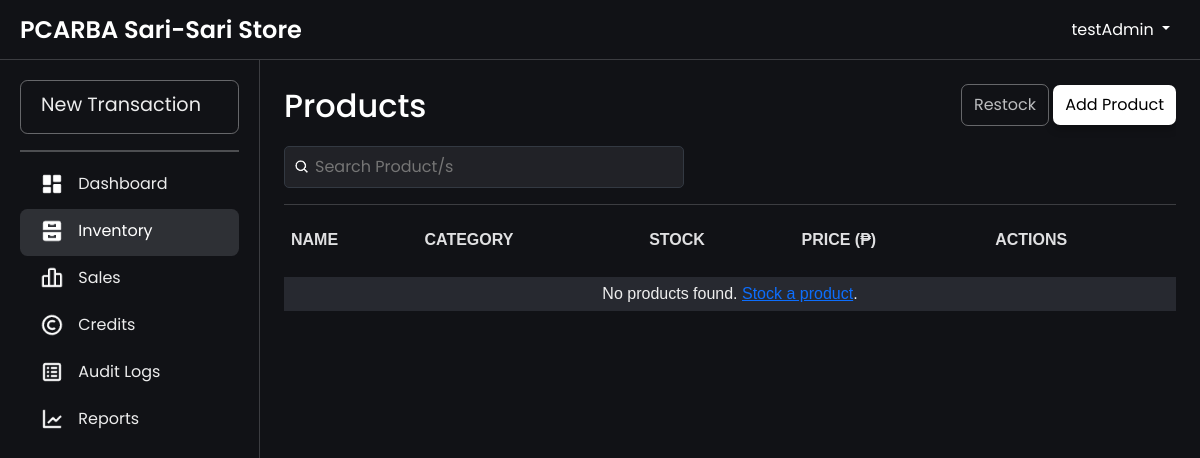
The app's page /inventory.php (signed in), older data.
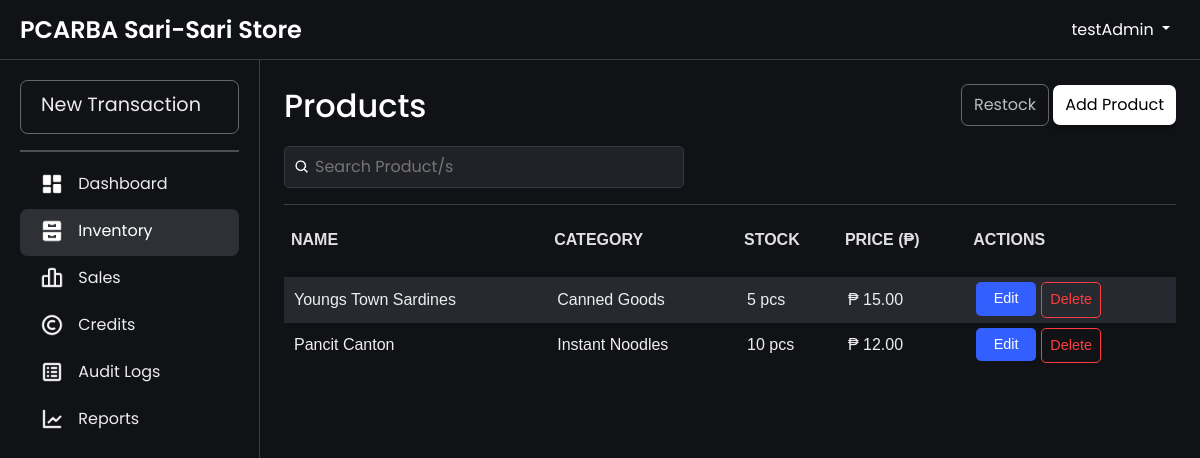
The same page, newer data.
### tables this page shows
CREATE TABLE `products` (
  `productId` int(11) NOT NULL AUTO_INCREMENT,
  `productName` varchar(100) NOT NULL,
  `productCategory` varchar(100) NOT NULL,
  `unitPrice` decimal(10,2) NOT NULL,
  `categoryId` int(11) NOT NULL,
  `status` enum('Active','Inactive') NOT NULL DEFAULT 'Active',
  `unit` enum('pcs','kg','L','pack','mL','doz','m') NOT NULL DEFAULT 'pcs',
  PRIMARY KEY (`productId`),
  KEY `categories_products` (`categoryId`),
  CONSTRAINT `categories_products` FOREIGN KEY (`categoryId`) REFERENCES `categories` (`categoryId`)
);

CREATE TABLE `categories` (
  `categoryId` int(11) NOT NULL AUTO_INCREMENT,
  `categoryName` varchar(40) DEFAULT NULL,
  PRIMARY KEY (`categoryId`)
);

### htdocs/inventory.php (the view, shortened to what this page needs)
<?php
include 'db.php';
$query = "
    SELECT
        p.productId,
        p.productName,
        c.categoryName AS productCategory,
        p.unitPrice,
        COALESCE(SUM(b.quantity), 0) AS totalStock,
        p.unit
    FROM
        products p
    LEFT JOIN
        batchItem b ON p.productId = b.productId
    LEFT JOIN
        categories c ON p.categoryId = c.categoryId
    GROUP BY
        p.productId, p.productName, c.categoryName, p.unitPrice, p.unit
";
$result = $conn->query($query);
$products = $result->fetch_all(MYSQLI_ASSOC);
?>
<!DOCTYPE html>
<html lang="en">
<head>
    <link href="css/bootstrap.min.css" rel="stylesheet">
    <link rel="stylesheet" href="css/layer1.css">
    <link rel="stylesheet" href="css/inventory.css">
</head>
<body>
    <?php include 'navbar.php'; ?>
    <div class="main-content fade-in">
        <div class="container">
            <div class="table-wrapper">
                <div class="header-container">
                    <h2>Products</h2>
                    <div class="button">
                        <a href="restock.php" class="restock-button">Restock</a>
                        <a href="insertProduct.php" class="button-product">Add Product</a>
                    </div>
                </div>
                <div class="search-container">
                    <div class="search-wrapper">
                        <img src="images/search-icon.png" alt="Search" class="search-icon">
                        <input type="text" id="searchBar" placeholder="Search Product/s" onkeyup="filterProducts(); toggleClearIcon();">
                    </div>
                </div>
                <hr style="height: 1px; border: none; color: rgb(187, 188, 190); background-color: rgb(187, 188, 190);">
                <table id="productTable">
                    <thead>
                        <tr align="left">
                            <th onclick="sortTable(0)">Name</th>
                            <th onclick="sortTable(1)">Category</th>
                            <th onclick="sortTable(2)">Stock</th>
                            <th onclick="sortTable(3)">Price (₱)</th>
                            <th>Actions</th>
                        </tr>
                    </thead>
                    <tbody>
                        <?php if (empty($products)) { ?>
                            <tr>
                                <td colspan="5" style="text-align: center;">No products found. <a href="insertProduct.php">Stock a product</a>.</td>
                            </tr>
                        <?php } else { ?>
                            <?php foreach ($products as $product) { ?>
                                <tr>
                                    <td><?php echo htmlspecialchars($product['productName']); ?></td>
                                    <td><?php echo htmlspecialchars($product['productCategory']); ?></td>
                                    <td><?php echo $product['totalStock'] == 0 ? 'Out of Stock' : htmlspecialchars($product['totalStock']) . (isset($product['unit']) ? ' ' . htmlspecialchars($product['unit']) : ''); ?></td>
                                    <td>₱ <?php echo htmlspecialchars($product['unitPrice']); ?></td>
                                    <td>
                                        <div class="action-buttons">
                                            <form method="post" style="display:inline;">
                                                <a href="editProduct.php?productName=<?php echo urlencode($product['productName']); ?>" class="btn-action btn-edit">
                                                    <span>Edit</span>
                                                </a>
                                            </form>
                                            <form method="post" style="display:inline;" onsubmit="return confirmDelete()">
                                                <button type="submit" name="delete_product" class="btn-action btn-delete">
                                                    <span>Delete</span>
                                                </button>
                                            </form>
                                        </div>
                                    </td>
                                </tr>
                            <?php } ?>
                        <?php } ?>
                    </tbody>
                </table>
            </div>
        </div>
    </div>
</body>
</html>

Row changes from the older to the newer data that the page shows:
added products: productName "Youngs Town Sardines", categoryId.categoryName "Canned Goods", totalStock "5", unit "pcs", unitPrice "15.00"
added products: productName "Pancit Canton", categoryId.categoryName "Instant Noodles", totalStock "10", unit "pcs", unitPrice "12.00"
Text that changed along with them:
text no longer shown: "No products found. Stock a product ."
